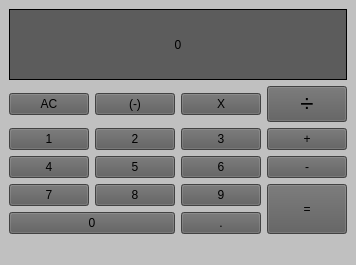
<?xml version="1.0" encoding="UTF-8"?>
<ui version="4.0">
 <class>Calculator</class>
 <widget class="QMainWindow" name="Calculator">
  <property name="geometry">
   <rect>
    <x>0</x>
    <y>0</y>
    <width>330</width>
    <height>265</height>
   </rect>
  </property>
  <property name="maximumSize">
   <size>
    <width>330</width>
    <height>265</height>
   </size>
  </property>
  <property name="windowTitle">
   <string>Calculator</string>
  </property>
  <property name="styleSheet">
   <string notr="true">background-color: rgb(192, 192,192);</string>
  </property>
  <widget class="QWidget" name="centralwidget">
   <layout class="QVBoxLayout" name="verticalLayout_2">
    <item>
     <widget class="QLabel" name="label">
      <property name="sizePolicy">
       <sizepolicy hsizetype="MinimumExpanding" vsizetype="Preferred">
        <horstretch>0</horstretch>
        <verstretch>0</verstretch>
       </sizepolicy>
      </property>
      <property name="styleSheet">
       <string notr="true">font: 20pt &quot;.AppleSystemUIFont&quot;;
background-color: rgb(92, 92, 92);</string>
      </property>
      <property name="frameShape">
       <enum>QFrame::Box</enum>
      </property>
      <property name="frameShadow">
       <enum>QFrame::Plain</enum>
      </property>
      <property name="text">
       <string>0</string>
      </property>
      <property name="alignment">
       <set>Qt::AlignCenter</set>
      </property>
     </widget>
    </item>
    <item>
     <layout class="QGridLayout" name="gridLayout_2">
      <item row="4" column="1">
       <widget class="QPushButton" name="five">
        <property name="styleSheet">
         <string notr="true">font: 18pt &quot;.AppleSystemUIFont&quot;;
border-color: rgb(0, 0, 0);
gridline-color: rgb(0, 0, 0);
background-color: rgb(92, 92, 92);</string>
        </property>
        <property name="text">
         <string>5</string>
        </property>
        <property name="flat">
         <bool>false</bool>
        </property>
       </widget>
      </item>
      <item row="4" column="2">
       <widget class="QPushButton" name="six">
        <property name="styleSheet">
         <string notr="true">font: 18pt &quot;.AppleSystemUIFont&quot;;
border-color: rgb(0, 0, 0);
gridline-color: rgb(0, 0, 0);
background-color: rgb(92, 92, 92);</string>
        </property>
        <property name="text">
         <string>6</string>
        </property>
        <property name="flat">
         <bool>false</bool>
        </property>
       </widget>
      </item>
      <item row="5" column="1">
       <widget class="QPushButton" name="eight">
        <property name="styleSheet">
         <string notr="true">font: 18pt &quot;.AppleSystemUIFont&quot;;
border-color: rgb(0, 0, 0);
gridline-color: rgb(0, 0, 0);
background-color: rgb(92, 92, 92);</string>
        </property>
        <property name="text">
         <string>8</string>
        </property>
        <property name="flat">
         <bool>false</bool>
        </property>
       </widget>
      </item>
      <item row="3" column="2">
       <widget class="QPushButton" name="three">
        <property name="autoFillBackground">
         <bool>false</bool>
        </property>
        <property name="styleSheet">
         <string notr="true">font: 18pt &quot;.AppleSystemUIFont&quot;;
border-color: rgb(0, 0, 0);
gridline-color: rgb(0, 0, 0);
background-color: rgb(92, 92, 92);</string>
        </property>
        <property name="text">
         <string>3</string>
        </property>
        <property name="flat">
         <bool>false</bool>
        </property>
       </widget>
      </item>
      <item row="5" column="0">
       <widget class="QPushButton" name="seven">
        <property name="styleSheet">
         <string notr="true">font: 18pt &quot;.AppleSystemUIFont&quot;;
border-color: rgb(0, 0, 0);
gridline-color: rgb(0, 0, 0);
background-color: rgb(92, 92, 92);</string>
        </property>
        <property name="text">
         <string>7</string>
        </property>
        <property name="flat">
         <bool>false</bool>
        </property>
       </widget>
      </item>
      <item row="6" column="0" rowspan="3" colspan="2">
       <widget class="QPushButton" name="zero">
        <property name="styleSheet">
         <string notr="true">font: 18pt &quot;.AppleSystemUIFont&quot;;
border-color: rgb(0, 0, 0);
gridline-color: rgb(0, 0, 0);
background-color: rgb(92, 92, 92);</string>
        </property>
        <property name="text">
         <string>0</string>
        </property>
        <property name="flat">
         <bool>false</bool>
        </property>
       </widget>
      </item>
      <item row="3" column="3" colspan="2">
       <widget class="QPushButton" name="plus">
        <property name="styleSheet">
         <string notr="true">font: 18pt &quot;.AppleSystemUIFont&quot;;
border-color: rgb(0, 0, 0);
gridline-color: rgb(0, 0, 0);
background-color: rgb(92, 92, 92);</string>
        </property>
        <property name="text">
         <string>+</string>
        </property>
        <property name="flat">
         <bool>false</bool>
        </property>
       </widget>
      </item>
      <item row="3" column="1">
       <widget class="QPushButton" name="two">
        <property name="styleSheet">
         <string notr="true">font: 18pt &quot;.AppleSystemUIFont&quot;;
border-color: rgb(0, 0, 0);
gridline-color: rgb(0, 0, 0);
background-color: rgb(92, 92, 92);</string>
        </property>
        <property name="text">
         <string>2</string>
        </property>
        <property name="flat">
         <bool>false</bool>
        </property>
       </widget>
      </item>
      <item row="5" column="3" rowspan="4" colspan="2">
       <widget class="QPushButton" name="equals">
        <property name="sizePolicy">
         <sizepolicy hsizetype="Minimum" vsizetype="Expanding">
          <horstretch>0</horstretch>
          <verstretch>0</verstretch>
         </sizepolicy>
        </property>
        <property name="styleSheet">
         <string notr="true">font: 18pt &quot;.AppleSystemUIFont&quot;;
gridline-color: rgb(0, 0, 0);
background-color: rgb(92, 92, 92);</string>
        </property>
        <property name="text">
         <string>=</string>
        </property>
        <property name="flat">
         <bool>false</bool>
        </property>
       </widget>
      </item>
      <item row="0" column="1">
       <widget class="QPushButton" name="neg">
        <property name="styleSheet">
         <string notr="true">font: 18pt &quot;.AppleSystemUIFont&quot;;
border-color: rgb(0, 0, 0);
gridline-color: rgb(0, 0, 0);
background-color: rgb(92, 92, 92);</string>
        </property>
        <property name="text">
         <string>(-)</string>
        </property>
       </widget>
      </item>
      <item row="0" column="0">
       <widget class="QPushButton" name="ac">
        <property name="styleSheet">
         <string notr="true">font: 18pt &quot;.AppleSystemUIFont&quot;;
border-color: rgb(0, 0, 0);
gridline-color: rgb(0, 0, 0);
background-color: rgb(92, 92, 92);</string>
        </property>
        <property name="text">
         <string>AC</string>
        </property>
       </widget>
      </item>
      <item row="4" column="0">
       <widget class="QPushButton" name="four">
        <property name="styleSheet">
         <string notr="true">font: 18pt &quot;.AppleSystemUIFont&quot;;
border-color: rgb(0, 0, 0);
gridline-color: rgb(0, 0, 0);
background-color: rgb(92, 92, 92);</string>
        </property>
        <property name="text">
         <string>4</string>
        </property>
        <property name="flat">
         <bool>false</bool>
        </property>
       </widget>
      </item>
      <item row="5" column="2">
       <widget class="QPushButton" name="nine">
        <property name="styleSheet">
         <string notr="true">font: 18pt &quot;.AppleSystemUIFont&quot;;
border-color: rgb(0, 0, 0);
gridline-color: rgb(0, 0, 0);
background-color: rgb(92, 92, 92);</string>
        </property>
        <property name="text">
         <string>9</string>
        </property>
        <property name="flat">
         <bool>false</bool>
        </property>
       </widget>
      </item>
      <item row="6" column="2" rowspan="3">
       <widget class="QPushButton" name="dec">
        <property name="styleSheet">
         <string notr="true">font: 18pt &quot;.AppleSystemUIFont&quot;;
border-color: rgb(0, 0, 0);
gridline-color: rgb(0, 0, 0);
background-color: rgb(92, 92, 92);</string>
        </property>
        <property name="text">
         <string>.</string>
        </property>
       </widget>
      </item>
      <item row="3" column="0">
       <widget class="QPushButton" name="one">
        <property name="styleSheet">
         <string notr="true">font: 18pt &quot;.AppleSystemUIFont&quot;;
border-color: rgb(0, 0, 0);
gridline-color: rgb(0, 0, 0);
background-color: rgb(92, 92, 92);</string>
        </property>
        <property name="text">
         <string>1</string>
        </property>
        <property name="flat">
         <bool>false</bool>
        </property>
       </widget>
      </item>
      <item row="4" column="3" colspan="2">
       <widget class="QPushButton" name="minus">
        <property name="styleSheet">
         <string notr="true">font: 18pt &quot;.AppleSystemUIFont&quot;;
border-color: rgb(0, 0, 0);
gridline-color: rgb(0, 0, 0);
background-color: rgb(92, 92, 92);</string>
        </property>
        <property name="text">
         <string>-</string>
        </property>
        <property name="flat">
         <bool>false</bool>
        </property>
       </widget>
      </item>
      <item row="0" column="2">
       <widget class="QPushButton" name="mul">
        <property name="styleSheet">
         <string notr="true">font: 18pt &quot;.AppleSystemUIFont&quot;;
border-color: rgb(0, 0, 0);
gridline-color: rgb(0, 0, 0);
background-color: rgb(92, 92, 92);</string>
        </property>
        <property name="text">
         <string>X</string>
        </property>
       </widget>
      </item>
      <item row="0" column="3" colspan="2">
       <widget class="QPushButton" name="div">
        <property name="font">
         <font>
          <family>.AppleSystemUIFont</family>
          <pointsize>18</pointsize>
          <weight>50</weight>
          <italic>false</italic>
          <bold>false</bold>
         </font>
        </property>
        <property name="layoutDirection">
         <enum>Qt::LeftToRight</enum>
        </property>
        <property name="styleSheet">
         <string notr="true">font: 24pt &quot;.AppleSystemUIFont&quot;;font: 18pt &quot;.AppleSystemUIFont&quot;;
border-color: rgb(0, 0, 0);
gridline-color: rgb(0, 0, 0);
background-color: rgb(92, 92, 92);</string>
        </property>
        <property name="text">
         <string>÷</string>
        </property>
       </widget>
      </item>
     </layout>
    </item>
   </layout>
  </widget>
  <widget class="QMenuBar" name="menubar">
   <property name="geometry">
    <rect>
     <x>0</x>
     <y>0</y>
     <width>330</width>
     <height>22</height>
    </rect>
   </property>
  </widget>
  <widget class="QStatusBar" name="statusbar"/>
 </widget>
 <resources/>
 <connections/>
</ui>
